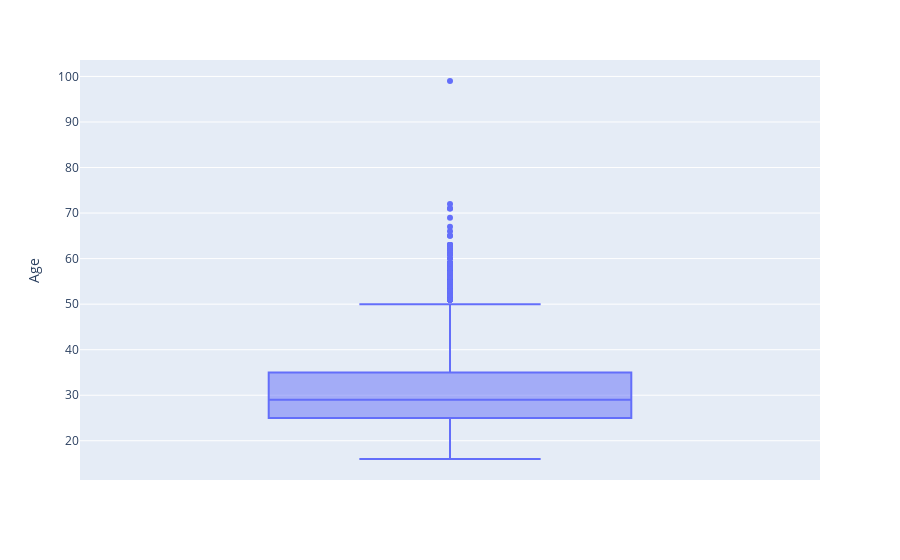

Notebook code cell kept with this figure:
### Markdown cell above
Plot a box plot of `Age.`

### Code cell
# your code goes here
QUERY = """
SELECT Age
FROM master
"""
df = pd.read_sql_query(QUERY,conn)
fig = px.box(df, y = 'Age')
fig.show()

### Figure 1 — Plotly figure (JSON) as saved in the notebook; plotly's stock layout.template omitted (floating-point values rounded to 4 significant figures; data arrays with more than 128 entries replaced by an {"elided": "..."} marker saying what was removed)
{"data": [{"alignmentgroup": "True", "hovertemplate": "Age=%{y}<extra></extra>", "legendgroup": "", "marker": {"color": "#636efa"}, "name": "", "notched": false, "offsetgroup": "", "orientation": "v", "showlegend": false, "type": "box", "x0": " ", "xaxis": "x", "y": {"elided": "11398 int values"}, "y0": " ", "yaxis": "y"}], "layout": {"autosize": true, "boxmode": "group", "legend": {"tracegroupgap": 0}, "margin": {"t": 60}, "xaxis": {"anchor": "y", "autorange": true, "domain": [0, 1], "range": [-0.5, 0.5], "type": "category"}, "yaxis": {"anchor": "x", "autorange": true, "domain": [0, 1], "range": [11.39, 103.6], "title": {"text": "Age"}, "type": "linear"}}}
